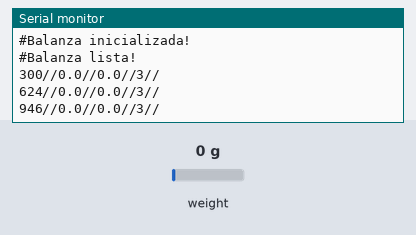
Simulated run of this sketch. Board: Arduino Uno, built with avr-gcc and run on an emulated ATmega328P. Shown: the last lines printed to the serial monitor. The inputs (shaded band) are chosen by the test bench; at power-on: weight on the scale 0 g.

Above: at 2.2 s.
2.3 s: weight on the scale set to 100 g
At 2.53 s:
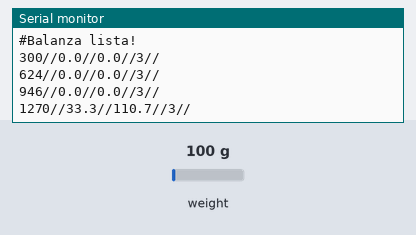
3.8 s: weight on the scale set to 1250 g
At 3.84 s:
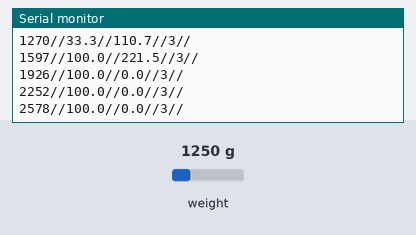
Timing chart, 0 to 6.8 s (numbered marks = the images above; inputs shaded):
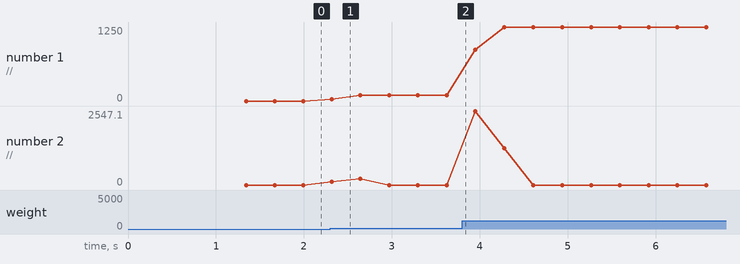

Measured:
- after the input at 2.3 s, the serial monitor: prints a new line at once (image 1)
- plotted number 1: 0 → 100 after the input at 2.3 s, 100 → 1250 after the input at 3.8 s

The sketch:

test_nano.ino
```cpp
#include "HX711.h"
HX711 scale;
#include <SoftwareSerial.h>
SoftwareSerial hc06(2, 3);

// 1. HX711 circuit wiring
#define LOADCELL_DOUT_PIN 5
#define LOADCELL_SCK_PIN 4
#define LOADCELL_DIVIDER -1005
#define BAUD 9600

int delaytime = 250;
float last = 0;
unsigned long starttime = millis();
unsigned long start_timer = millis();
float promedio = 0.0;
int cantidad = 0;
bool midiendo = true;
unsigned long timeOffset = 0;

void setup()
{
  Serial.begin(BAUD);
  hc06.begin(BAUD);
  scale.begin(LOADCELL_DOUT_PIN, LOADCELL_SCK_PIN);
  Serial.println("#Balanza inicializada!");
  hc06.println("#Balanza inicializada!");
  scale.set_scale(LOADCELL_DIVIDER);
  scale.tare();
  Serial.println("#Balanza lista!");
  hc06.println("#Balanza lista!");
  starttime = millis();
  start_timer = millis();
}

void tarar()
{
  Serial.println("#Tarando...");
  hc06.println("#Tarando...");
  scale.tare();
  reset();
  hc06.println("#Listo!");
}

void reset()
{
  starttime = millis();
  promedio = 0.0;
  cantidad = 0;
}

void manipulateInput(int input)
{
  if (input == (int)'t' || input == (int)'T')
  {
    tarar();
  }
  else if (input == (int)'+')
  {
    delaytime += 100;
    reset();
    Serial.println("#Delay: " + String(((float)delaytime) / 1000));
    hc06.println("#Delay: " + String(((float)delaytime) / 1000));
  }
  else if (input == (int)'-')
  {
    delaytime -= 100;
    reset();
    Serial.println("#Delay: " + String(((float)delaytime) / 1000));
    hc06.println("#Delay: " + String(((float)delaytime) / 1000));
  }
  else if (input == (int)'k')
  {
    start_timer = millis();
    Serial.println("#Timer en 0!");
  }
  else if (input == (int)'p')
  {
    if (midiendo)
    {
      midiendo = false;
      timeOffset = millis() - start_timer;
    }
    else
    {
      midiendo = true;

      start_timer = millis() - timeOffset;
    }
  }
  else if (input == (int)'s')
  {
    midiendo = true;
  }
}
void loop()
{
  if (Serial.available())
  {
    manipulateInput(Serial.read());
  }
  if (hc06.available())
  {
    int msg = hc06.read();
    manipulateInput(msg);
  }
  if (midiendo)
  {
    cantidad++;
    float actual = scale.get_units();
    promedio += (actual - promedio) / cantidad;

    unsigned long endtime = millis();
    unsigned long duration_timer = endtime - start_timer;
    unsigned long duration = endtime - starttime;
    if (duration >= delaytime)
    {
      starttime = endtime;

      float vel = (promedio - last) / ((float)duration) * 1000;
      last = promedio;
      if (abs(promedio) < 0.1)
      {
        promedio = 0;
        vel = 0;
      }

      String msg1 = String(promedio, 1) + " g. " + String(vel, 1) + " g/s. " + String(cantidad) + " mediciones. Reloj " + String(duration_timer);
      String msg2 = String(duration_timer) + "//" + String(promedio, 1) + "//" + String(vel, 1) + "//" + String(cantidad) + "//";
      Serial.println(msg2);
      hc06.println(msg2);
      reset();
    }
  }
}
```
